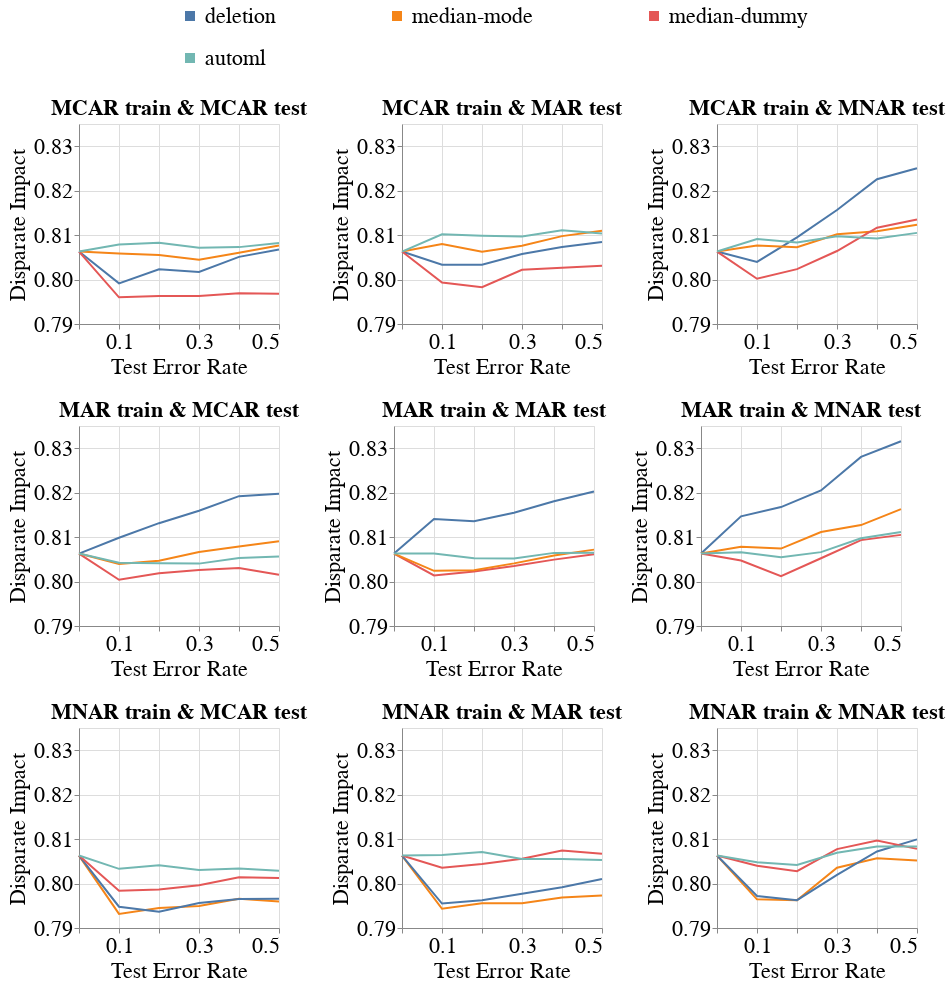

Write notebook code for a chart like this one.
### Markdown cell above
### Disparity Metrics

### Code cell
create_line_bands_for_diff_imputers(dataset_name=DATASET_NAME,
                                    model_name='mlp_clf',
                                    metric_name='Disparate_Impact',
                                    db_client=db_client,
                                    group=SENSITIVE_ATTR_FOR_DISPARITY_METRICS,
                                    with_band=False)

### Figure 1 — Vega-Lite specification as saved in the notebook (floating-point values rounded to 4 significant figures; data arrays with more than 128 entries replaced by an {"elided": "..."} marker saying what was removed)
{"config": {"view": {"continuousWidth": 400, "continuousHeight": 300}, "axis": {"labelFontSize": 22, "labelFontWeight": "normal", "titleFontSize": 22, "titleFontWeight": "normal"}, "legend": {"columns": 3, "direction": "horizontal", "labelFontSize": 22, "labelLimit": 400, "orient": "top", "symbolOffset": 100, "symbolStrokeWidth": 10, "titleAnchor": "middle", "titleFontSize": 22, "titleLimit": 300}, "title": {"fontSize": 22}}, "vconcat": [{"hconcat": [{"mark": "line", "encoding": {"color": {"field": "Null_Imputer_Name", "sort": ["deletion", "median-mode", "median-dummy", "miss_forest", "k_means_clustering", "datawig", "automl", "boost_clean"], "title": null, "type": "nominal"}, "x": {"axis": {"labelExpr": "(datum.value == 0.1) || (datum.value == 0.3) || (datum.value == 0.5) ? datum.label : ''"}, "field": "Test_Error_Rate", "scale": {"nice": false}, "title": "Test Error Rate", "type": "quantitative"}, "y": {"aggregate": "mean", "field": "Metric_Value", "scale": {"zero": false}, "title": "Disparate Impact", "type": "quantitative"}}, "height": 200, "title": {"text": "MCAR train & MCAR test", "fontSize": 22}, "width": 200}, {"data": {"name": "data-33dbdc70aace3d76a197121ffdd4fe2a"}, "mark": "line", "encoding": {"color": {"field": "Null_Imputer_Name", "sort": ["deletion", "median-mode", "median-dummy", "miss_forest", "k_means_clustering", "datawig", "automl", "boost_clean"], "title": null, "type": "nominal"}, "x": {"axis": {"labelExpr": "(datum.value == 0.1) || (datum.value == 0.3) || (datum.value == 0.5) ? datum.label : ''"}, "field": "Test_Error_Rate", "scale": {"nice": false}, "title": "Test Error Rate", "type": "quantitative"}, "y": {"aggregate": "mean", "field": "Metric_Value", "scale": {"zero": false}, "title": "Disparate Impact", "type": "quantitative"}}, "height": 200, "title": {"text": "MCAR train & MAR test", "fontSize": 22}, "width": 200}, {"data": {"name": "data-353dc136b97875e9f6b4783b61a21332"}, "mark": "line", "encoding": {"color": {"field": "Null_Imputer_Name", "sort": ["deletion", "median-mode", "median-dummy", "miss_forest", "k_means_clustering", "datawig", "automl", "boost_clean"], "title": null, "type": "nominal"}, "x": {"axis": {"labelExpr": "(datum.value == 0.1) || (datum.value == 0.3) || (datum.value == 0.5) ? datum.label : ''"}, "field": "Test_Error_Rate", "scale": {"nice": false}, "title": "Test Error Rate", "type": "quantitative"}, "y": {"aggregate": "mean", "field": "Metric_Value", "scale": {"zero": false}, "title": "Disparate Impact", "type": "quantitative"}}, "height": 200, "title": {"text": "MCAR train & MNAR test", "fontSize": 22}, "width": 200}], "resolve": {"scale": {"y": "shared"}}}, {"hconcat": [{"mark": "line", "encoding": {"color": {"field": "Null_Imputer_Name", "sort": ["deletion", "median-mode", "median-dummy", "miss_forest", "k_means_clustering", "datawig", "automl", "boost_clean"], "title": null, "type": "nominal"}, "x": {"axis": {"labelExpr": "(datum.value == 0.1) || (datum.value == 0.3) || (datum.value == 0.5) ? datum.label : ''"}, "field": "Test_Error_Rate", "scale": {"nice": false}, "title": "Test Error Rate", "type": "quantitative"}, "y": {"aggregate": "mean", "field": "Metric_Value", "scale": {"zero": false}, "title": "Disparate Impact", "type": "quantitative"}}, "height": 200, "title": {"text": "MAR train & MCAR test", "fontSize": 22}, "width": 200}, {"data": {"name": "data-bce6bfe78bcb7f04c5be525aa3e9a89d"}, "mark": "line", "encoding": {"color": {"field": "Null_Imputer_Name", "sort": ["deletion", "median-mode", "median-dummy", "miss_forest", "k_means_clustering", "datawig", "automl", "boost_clean"], "title": null, "type": "nominal"}, "x": {"axis": {"labelExpr": "(datum.value == 0.1) || (datum.value == 0.3) || (datum.value == 0.5) ? datum.label : ''"}, "field": "Test_Error_Rate", "scale": {"nice": false}, "title": "Test Error Rate", "type": "quantitative"}, "y": {"aggregate": "mean", "field": "Metric_Value", "scale": {"zero": false}, "title": "Disparate Impact", "type": "quantitative"}}, "height": 200, "title": {"text": "MAR train & MAR test", "fontSize": 22}, "width": 200}, {"data": {"name": "data-ec2b5d277425bd5d8b14215419ec2e4f"}, "mark": "line", "encoding": {"color": {"field": "Null_Imputer_Name", "sort": ["deletion", "median-mode", "median-dummy", "miss_forest", "k_means_clustering", "datawig", "automl", "boost_clean"], "title": null, "type": "nominal"}, "x": {"axis": {"labelExpr": "(datum.value == 0.1) || (datum.value == 0.3) || (datum.value == 0.5) ? datum.label : ''"}, "field": "Test_Error_Rate", "scale": {"nice": false}, "title": "Test Error Rate", "type": "quantitative"}, "y": {"aggregate": "mean", "field": "Metric_Value", "scale": {"zero": false}, "title": "Disparate Impact", "type": "quantitative"}}, "height": 200, "title": {"text": "MAR train & MNAR test", "fontSize": 22}, "width": 200}], "data": {"name": "data-0574a9e75197bc4c7952df8ab830b08e"}, "resolve": {"scale": {"y": "shared"}}}, {"hconcat": [{"mark": "line", "encoding": {"color": {"field": "Null_Imputer_Name", "sort": ["deletion", "median-mode", "median-dummy", "miss_forest", "k_means_clustering", "datawig", "automl", "boost_clean"], "title": null, "type": "nominal"}, "x": {"axis": {"labelExpr": "(datum.value == 0.1) || (datum.value == 0.3) || (datum.value == 0.5) ? datum.label : ''"}, "field": "Test_Error_Rate", "scale": {"nice": false}, "title": "Test Error Rate", "type": "quantitative"}, "y": {"aggregate": "mean", "field": "Metric_Value", "scale": {"zero": false}, "title": "Disparate Impact", "type": "quantitative"}}, "height": 200, "title": {"text": "MNAR train & MCAR test", "fontSize": 22}, "width": 200}, {"data": {"name": "data-9391a3db93228d5d295c5d98abdb68d0"}, "mark": "line", "encoding": {"color": {"field": "Null_Imputer_Name", "sort": ["deletion", "median-mode", "median-dummy", "miss_forest", "k_means_clustering", "datawig", "automl", "boost_clean"], "title": null, "type": "nominal"}, "x": {"axis": {"labelExpr": "(datum.value == 0.1) || (datum.value == 0.3) || (datum.value == 0.5) ? datum.label : ''"}, "field": "Test_Error_Rate", "scale": {"nice": false}, "title": "Test Error Rate", "type": "quantitative"}, "y": {"aggregate": "mean", "field": "Metric_Value", "scale": {"zero": false}, "title": "Disparate Impact", "type": "quantitative"}}, "height": 200, "title": {"text": "MNAR train & MAR test", "fontSize": 22}, "width": 200}, {"data": {"name": "data-fc4b4f9defa3a6abaebcf5abe485af62"}, "mark": "line", "encoding": {"color": {"field": "Null_Imputer_Name", "sort": ["deletion", "median-mode", "median-dummy", "miss_forest", "k_means_clustering", "datawig", "automl", "boost_clean"], "title": null, "type": "nominal"}, "x": {"axis": {"labelExpr": "(datum.value == 0.1) || (datum.value == 0.3) || (datum.value == 0.5) ? datum.label : ''"}, "field": "Test_Error_Rate", "scale": {"nice": false}, "title": "Test Error Rate", "type": "quantitative"}, "y": {"aggregate": "mean", "field": "Metric_Value", "scale": {"zero": false}, "title": "Disparate Impact", "type": "quantitative"}}, "height": 200, "title": {"text": "MNAR train & MNAR test", "fontSize": 22}, "width": 200}], "data": {"name": "data-8f88911ca79ad8a85dae58ed1a3e96ea"}, "resolve": {"scale": {"y": "shared"}}}], "data": {"name": "data-9dd07cb43aea8260e9704cd4a2e21c81"}, "resolve": {"scale": {"y": "shared"}}, "$schema": "https://vega.github.io/schema/vega-lite/v4.17.0.json", "datasets": {"data-9dd07cb43aea8260e9704cd4a2e21c81": {"elided": "144 records"}, "data-33dbdc70aace3d76a197121ffdd4fe2a": {"elided": "144 records"}, "data-353dc136b97875e9f6b4783b61a21332": {"elided": "144 records"}, "data-0574a9e75197bc4c7952df8ab830b08e": {"elided": "144 records"}, "data-bce6bfe78bcb7f04c5be525aa3e9a89d": {"elided": "144 records"}, "data-ec2b5d277425bd5d8b14215419ec2e4f": {"elided": "144 records"}, "data-8f88911ca79ad8a85dae58ed1a3e96ea": {"elided": "144 records"}, "data-9391a3db93228d5d295c5d98abdb68d0": {"elided": "144 records"}, "data-fc4b4f9defa3a6abaebcf5abe485af62": {"elided": "144 records"}}}
